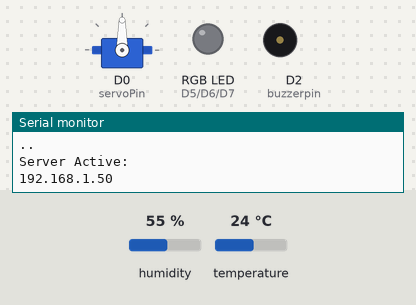
This sketch was run on a simulated ESP8266 (NodeMCU). Shown: servo, an RGB LED mixed from three pins (HIGH = lit), buzzer (waves = sounding, pin HIGH), the last lines printed to the serial monitor. Inputs (shaded band) come from the test bench; at power-on: temperature 24 °C, humidity 55 %. WiFi joins after 1.5 s; servers stay silent unless stated.

Above: at 3.2 s.
3.3 s: temperature set to 30 °C
At 11.1 s:
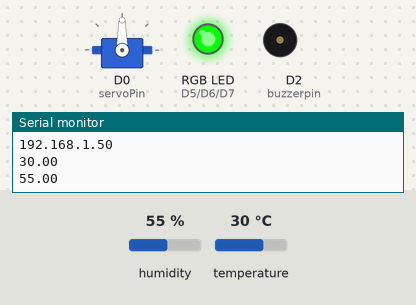
11.5 s: temperature set to 33 °C
At 26.3 s:
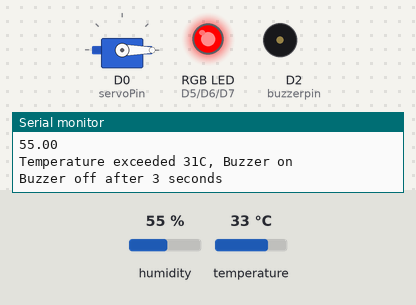
26.4 s: temperature set to 41 °C
40.4 s: temperature set to 19 °C
At 51.2 s:
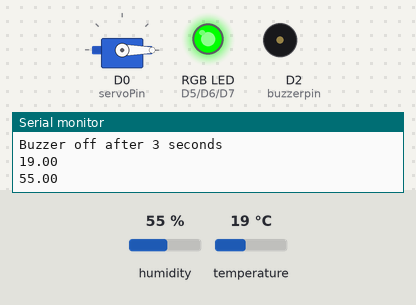
Timing chart, 0 to 52.5 s (numbered marks = the images above; inputs shaded):
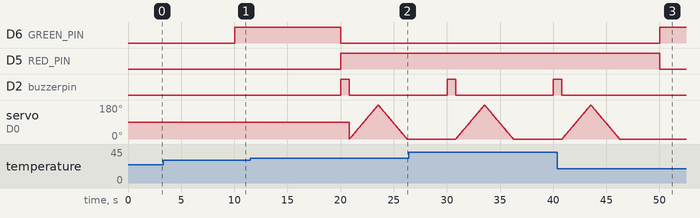

The sketch:

SLTestG3_FinalCode_5.ino
```cpp
/*
*/
//Libraries
#include <Arduino.h>
#include <ESP8266WiFi.h>
#include <Hash.h>
#include <ESPAsyncTCP.h>
#include <ESPAsyncWebServer.h>
#include <Adafruit_Sensor.h>
#include <DHT.h>
#include <Servo.h>

// Network Credentials
const char* ssid = "virus"; //Name of Netwoork
const char* password = "AntoMar304"; // Network Password

//DHT Sensor pins
#define DHTPIN D1 // Dht pin assigned in D1
#define DHTTYPE DHT11 // Type of temp sensor
DHT dht(DHTPIN, DHTTYPE);

// RGB pin Setup
#define RED_PIN D5
#define GREEN_PIN D6
#define BLUE_PIN D7

float t = 0.0;
float h = 0.0;

AsyncWebServer server(80);
Servo servo;

const int servoPin = D0; //assign servo pin to D0
const int buzzerpin = D2;// assign buzzer pin to D2

unsigned long previousMillis = 0;
const long interval = 10000;

//HTML Body
const char index_html[] PROGMEM = R"rawliteral(
<!DOCTYPE HTML><html>
<head>
  <meta name="viewport" content="width=device-width, initial-scale=1">
  <link rel="stylesheet" href="https://use.fontawesome.com/releases/v5.7.2/css/all.css" integrity="sha384-fnmOCqbTlWIlj8LyTjo7mOUStjsKC4pOpQbqyi7RrhN7udi9RwhKkMHpvLbHG9Sr" crossorigin="anonymous">
  <style>
    html {
     font-family: Arial;
     display: inline-block;
     margin: 0px auto;
     text-align: center;
    }
    h2 { font-size: 3.0rem; }
    p { font-size: 3.0rem; }
    .units { font-size: 1.2rem; }
    .dht-labels{
      font-size: 1.5rem;
      vertical-align:middle;
      padding-bottom: 15px;
    }
  </style>
</head>
<body>
  <h2>TempApp</h2> <!--Title of webserver-->
  <p>
    <i class="fas fa-thermometer-three-quarters" style="color:#FF2400;"></i>
    <span class="dht-labels">Temperature</span>
    <span id="temperature">%TEMPERATURE%</span>
    <sup class="units">&deg;C</sup>
  </p>
  <p>
    <i class="fas fa-tint" style="color:#0047AB;"></i>
    <span class="dht-labels">Humidity</span>
    <span id="humidity">%HUMIDITY%</span>
    <sup class="units">%</sup>
  </p>
  <button> Start </button>

</body>
<script>
setInterval(function ( ) {
  var xhttp = new XMLHttpRequest();
  xhttp.onreadystatechange = function() {
    if (this.readyState == 4 && this.status == 200) {
      document.getElementById("temperature").innerHTML = this.responseText;
    }
  };
  xhttp.open("GET", "/temperature", true);
  xhttp.send();
}, 1000 ) ;

setInterval(function ( ) {
  var xhttp = new XMLHttpRequest();
  xhttp.onreadystatechange = function() {
    if (this.readyState == 4 && this.status == 200) {
      document.getElementById("humidity").innerHTML = this.responseText;
    }
  };
  xhttp.open("GET", "/humidity", true);
  xhttp.send();
}, 1000 ) ;
</script>
</html>)rawliteral";
//End of HTML Body

String processor(const String& var){
  if(var == "TEMPERATURE"){
    return String(t);
  }
  else if(var == "HUMIDITY"){
    return String(h);
  }
  return String();
}

void setup(){
  Serial.begin(921600);
  dht.begin();
  WiFi.begin(ssid, password);

  servo.attach(servoPin);

  pinMode(buzzerpin, OUTPUT);

  pinMode(RED_PIN, OUTPUT);
  pinMode(GREEN_PIN, OUTPUT);
  pinMode(BLUE_PIN, OUTPUT);

  Serial.print("\nConnecting to ");
  Serial.println(ssid);
  while (WiFi.status() != WL_CONNECTED) {
    delay(1000);
    Serial.print(".");
  }

  Serial.println("\nServer Active: ");
  Serial.println(WiFi.localIP()); // Prints the IP Address of ESP8266

  server.on("/", HTTP_GET, [](AsyncWebServerRequest *request){
    request->send_P(200, "text/html", index_html, processor);
  });
  server.on("/temperature", HTTP_GET, [](AsyncWebServerRequest *request){
    request->send_P(200, "text/plain", String(t).c_str());
  });
  server.on("/humidity", HTTP_GET, [](AsyncWebServerRequest *request){
    request->send_P(200, "text/plain", String(h).c_str());
  });

  // Start server
  server.begin();
}

void loop(){
  unsigned long currentMillis = millis();
  if (currentMillis - previousMillis >= interval) {
    // save the last time you updated the DHT values
    previousMillis = currentMillis;
    // Read temperature as Celsius (the default)
    float newT = dht.readTemperature();
    // Read temperature as Fahrenheit (isFahrenheit = true)
    //float newT = dht.readTemperature(true);
    // if temperature read failed, don't change t value
    if (isnan(newT)) {
      Serial.println("Failed to read from DHT sensor!");
    }
    else {
      t = newT;
      Serial.println(t);
    }
    // Read Humidity
    float newH = dht.readHumidity();
    // if humidity read failed, don't change h value
    if (isnan(newH)) {
      Serial.println("Failed to read from DHT sensor!");
    }
    else {
      h = newH;
      Serial.println(h);
    }


    if (t > 31){ //set Red LED
    digitalWrite(RED_PIN, HIGH);
    digitalWrite(GREEN_PIN, LOW);
    digitalWrite(BLUE_PIN, LOW);
    // Turn the buzzer on
    digitalWrite(buzzerpin, HIGH);
    Serial.println("Temperature exceeded 31C, Buzzer on");
    delay(800); //0.8 seconds delay
    digitalWrite(buzzerpin, LOW); // Turn the buzzer off
    Serial.println("Buzzer off after 3 seconds");
  } else if (t <= 31) { //set Green LED
    digitalWrite(RED_PIN, LOW);
    digitalWrite(GREEN_PIN, HIGH);
    digitalWrite(BLUE_PIN, LOW);
  } else { //set Blue LED
    digitalWrite(RED_PIN, LOW);
    digitalWrite(GREEN_PIN, LOW);
    digitalWrite(BLUE_PIN, HIGH);
  }
  if(t > 31){ // If temperature reached 31C servo will turn//
  for (int i = 0; i <= 180; i++) {  // goes from 0 degrees to 180 degrees//
    servo.write(i);              // tell servo to go to position in variable 'i'//
    delay(15);                     // waits 15ms for the servo to reach the position//
  }
  for (int i = 180; i >= 0; i--) {  // goes from 180 degrees to 0 degrees//
    servo.write(i);              // tell servo to go to position in variable 'i'//
    delay(15);                     // waits 15ms for the servo to reach the position//
  }

  }
 }
}
```

Measured:
- the behaviour switches between 31 and 32 °C on temperature (found by bisection; images 1 and 2)
- after the input at 11.5 s, D6 (GREEN_PIN): HIGH → LOW after 8.5 s; D5 (RED_PIN): LOW → HIGH after 8.5 s; D2 (buzzerpin): LOW → HIGH after 8.5 s, → LOW 0.80 s later
- after the input at 40.4 s, D6 (GREEN_PIN): LOW → HIGH after 9.6 s; D5 (RED_PIN): HIGH → LOW after 9.6 s; D2 (buzzerpin): goes on until 40.8 s, then stays LOW; servo on D0 (servoPin): goes on until 46.2 s, then stays 0°
